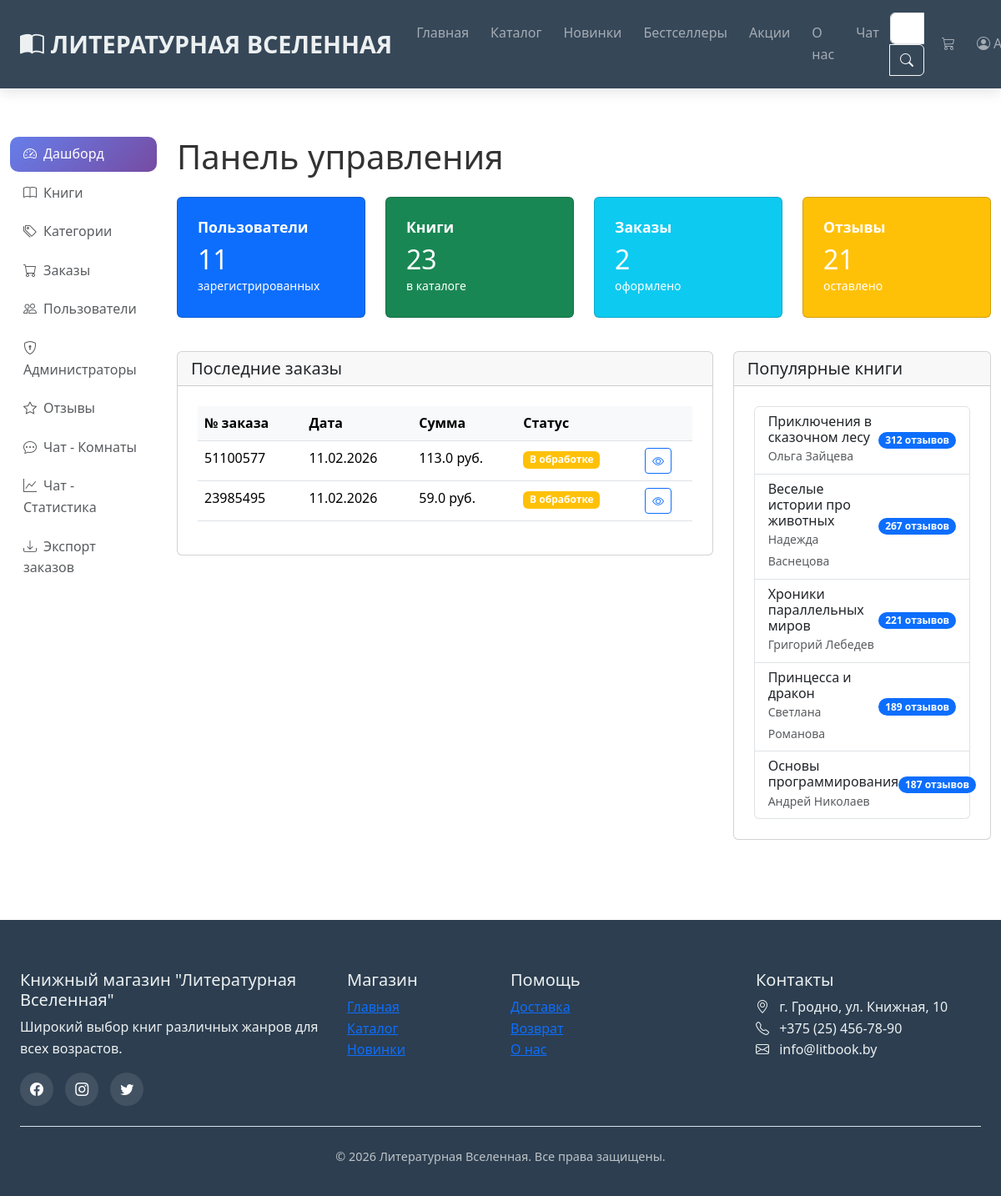
Before: /admin/ (signed in) with the older database file.
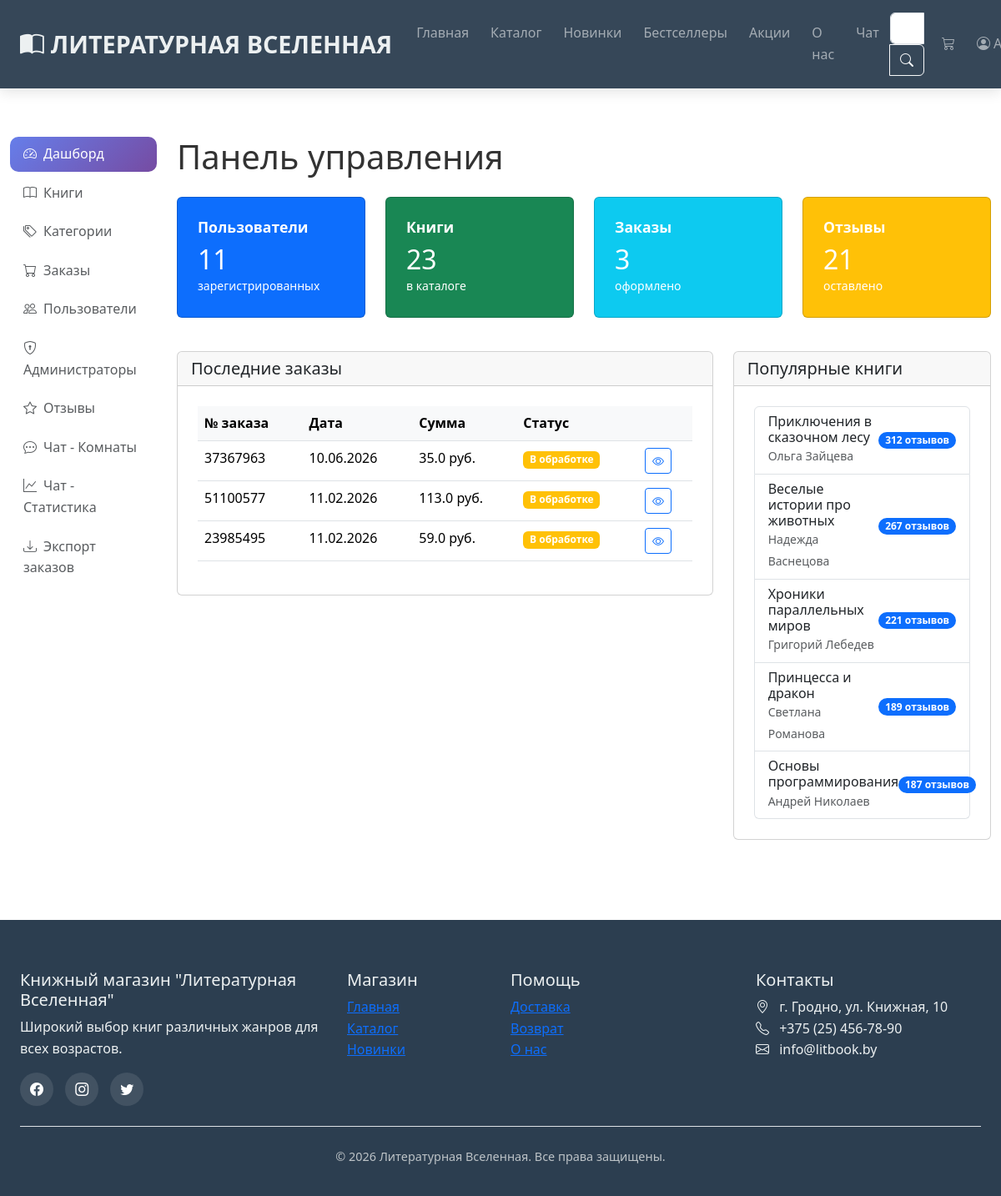
After: the same page with the newer database file.
### models.py (models this page shows, shortened)
class Order(db.Model):
    __tablename__ = 'orders'
    id = db.Column(db.Integer, primary_key=True)
    order_number = db.Column(db.String(20), unique=True, nullable=False)
    status = db.Column(db.String(20), default='processing')  # processing, shipped, delivered, cancelled
    total = db.Column(db.Float, nullable=False)
    discount = db.Column(db.Float, default=0)
    shipping = db.Column(db.Float, default=0)
    created_at = db.Column(db.DateTime, default=datetime.now)
    user_id = db.Column(db.Integer, db.ForeignKey('users.id'), nullable=False)
    items = db.relationship('OrderItem', backref='order', lazy=True)

class Book(db.Model):
    __tablename__ = 'books'
    id = db.Column(db.Integer, primary_key=True)
    title = db.Column(db.String(200), nullable=False)
    author = db.Column(db.String(100), nullable=False)
    description = db.Column(db.Text, nullable=False)
    price = db.Column(db.Float, nullable=False)
    old_price = db.Column(db.Float)
    isbn = db.Column(db.String(20), unique=True)
    publisher = db.Column(db.String(100))
    year = db.Column(db.Integer)
    pages = db.Column(db.Integer)
    image = db.Column(db.String(100), default='book.jpg')
    rating = db.Column(db.Float, default=0.0)
    reviews_count = db.Column(db.Integer, default=0)
    is_new = db.Column(db.Boolean, default=False)
    is_bestseller = db.Column(db.Boolean, default=False)
    is_sale = db.Column(db.Boolean, default=False)
    sale_percent = db.Column(db.Integer)
    stock = db.Column(db.Integer, default=10)
    created_at = db.Column(db.DateTime, default=datetime.now)
    category_id = db.Column(db.Integer, db.ForeignKey('categories.id'), nullable=False)
    reviews = db.relationship('Review', backref='book', lazy=True)
    order_items = db.relationship('OrderItem', backref='book', lazy=True)
    wishlist_items = db.relationship('Wishlist', backref='book', lazy=True)

### admin.py (the view)
@admin_bp.route('/')
@admin_required
def dashboard():
    total_users = User.query.count()
    total_books = Book.query.count()
    total_orders = Order.query.count()
    total_reviews = Review.query.count()
    recent_orders = Order.query.order_by(Order.created_at.desc()).limit(10).all()
    popular_books = Book.query.order_by(Book.reviews_count.desc()).limit(5).all()
    monthly_stats = []
    for i in range(6):
        month_start = datetime.now().replace(day=1, hour=0, minute=0, second=0)
        monthly_stats.append({
            'month': month_start.strftime('%B'),
            'orders': 0,
            'revenue': 0
        })
    return render_template('admin/dashboard.html',
                         total_users=total_users,
                         total_books=total_books,
                         total_orders=total_orders,
                         total_reviews=total_reviews,
                         recent_orders=recent_orders,
                         popular_books=popular_books,
                         monthly_stats=monthly_stats)

### admin.py (called while the page is built)
def admin_required(f):
    @wraps(f)
    def decorated_function(*args, **kwargs):
        if 'user_id' not in session:
            flash('Пожалуйста, войдите в систему', 'warning')
            return redirect(url_for('login'))
        user = User.query.get(session['user_id'])
        if not user or not user.is_admin:
            flash('Доступ запрещен. Требуются права администратора.', 'danger')
            return redirect(url_for('index'))
        return f(*args, **kwargs)
    return decorated_function

### app.py (called while the page is built)
@app.context_processor
def inject_data():
    categories = Category.query.all()
    cart_count = 0
    if 'cart' in session:
        cart_count = sum(item['quantity'] for item in session['cart'].values())
    return dict(
        categories=categories,
        cart_count=cart_count,
        current_year=datetime.now().year
    )

### templates/admin/dashboard.html (shortened to what the changed rows need)
{% extends "base.html" %}
{% block content %}
<div class="container-fluid py-4">
    <div class="row">
        <div class="col-md-9 col-lg-10">
            <h1 class="mb-4">Панель управления</h1>
            <div class="row mb-4">
                <div class="col-md-3 mb-3">
                    <div class="card text-white bg-primary">
                        <div class="card-body">
                            <h2 class="mb-0">{{ total_users }}</h2>
                        </div>
                    </div>
                </div>
                <div class="col-md-3 mb-3">
                    <div class="card text-white bg-success">
                        <div class="card-body">
                            <h2 class="mb-0">{{ total_books }}</h2>
                        </div>
                    </div>
                </div>
                <div class="col-md-3 mb-3">
                    <div class="card text-white bg-info">
                        <div class="card-body">
                            <h5 class="card-title">Заказы</h5>
                            <h2 class="mb-0">{{ total_orders }}</h2>
                            <small>оформлено</small>
                        </div>
                    </div>
                </div>
                <div class="col-md-3 mb-3">
                    <div class="card text-white bg-warning">
                        <div class="card-body">
                            <h2 class="mb-0">{{ total_reviews }}</h2>
                        </div>
                    </div>
                </div>
            </div>
            <div class="row">
                <div class="col-md-8 mb-4">
                    <div class="card">
                        <div class="card-body">
                            <div class="table-responsive">
                                <table class="table table-hover">
                                    <thead>
                                        <tr>
                                            <th>№ заказа</th>
                                            <th>Дата</th>
                                            <th>Сумма</th>
                                            <th>Статус</th>
                                            <th></th>
                                        </tr>
                                    </thead>
                                    <tbody>
                                        {% for order in recent_orders %}
                                        <tr>
                                            <td>{{ order.order_number }}</td>
                                            <td>{{ order.created_at.strftime('%d.%m.%Y') }}</td>
                                            <td>{{ order.total }} руб.</td>
                                            <td>
                                                {% if order.status == 'processing' %}
                                                    <span class="badge bg-warning">В обработке</span>
                                                {% elif order.status == 'shipped' %}
                                                    <span class="badge bg-info">Отправлен</span>
                                                {% elif order.status == 'delivered' %}
                                                    <span class="badge bg-success">Доставлен</span>
                                                {% else %}
                                                    <span class="badge bg-danger">Отменен</span>
                                                {% endif %}
                                            </td>
                                            <td>
                                                <a href="{{ url_for('admin.order_detail', order_id=order.id) }}" class="btn btn-sm btn-outline-primary">
                                                    <i class="bi bi-eye"></i>
                                                </a>
                                            </td>
                                        </tr>
                                        {% endfor %}
                                    </tbody>
                                </table>
                            </div>
                        </div>
                    </div>
                </div>
                <div class="col-md-4 mb-4">
                    <div class="card">
                        <div class="card-body">
                            <div class="list-group">
                                {% for book in popular_books %}
                                <div class="list-group-item">
                                    <div class="d-flex justify-content-between align-items-center">
                                        <div>
                                            <h6 class="mb-0">{{ book.title }}</h6>
                                            <small class="text-muted">{{ book.author }}</small>
                                        </div>
                                        <span class="badge bg-primary rounded-pill">{{ book.reviews_count }} отзывов</span>
                                    </div>
                                </div>
                                {% endfor %}
                            </div>
                        </div>
                    </div>
                </div>
            </div>
        </div>
    </div>
</div>
{% endblock %}

Changed rows visible on the page:
added Order: order_number "37367963", created_at "10.06.2026", total "35.0", status "В обработке"
Other visible differences:
{{ total_orders }}: "2" → "3"
